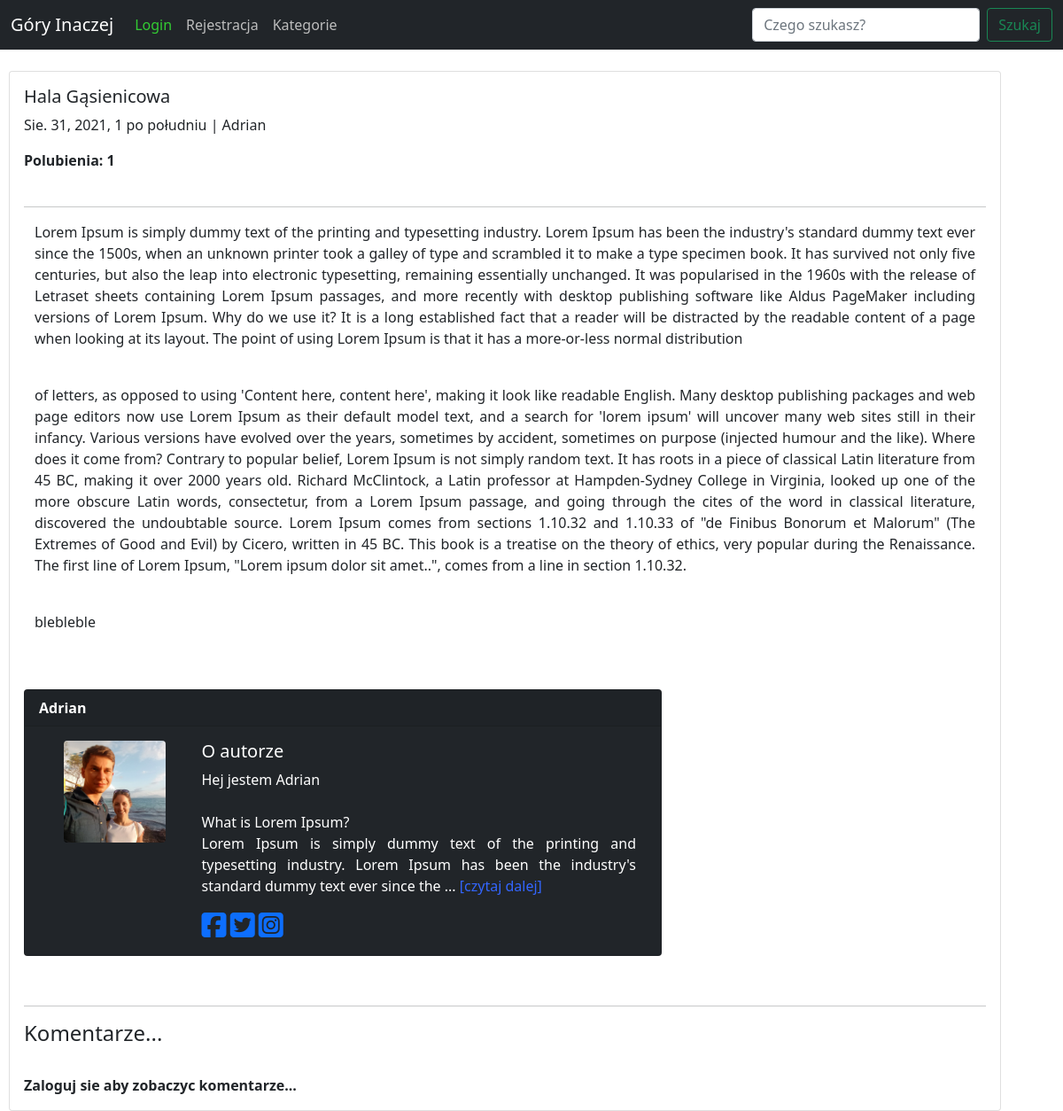
Screenshot of /article/2/ with the database file from the repository.
### blog/models.py (models this page shows, shortened)
class Post(models.Model):
    title=models.CharField(max_length=30, null=False, blank=False)
    creation_date=models.DateTimeField(auto_now=True)
    tag=models.CharField(max_length=60,null=False,blank=False)
    snippet=models.TextField(null=False,blank=False,default='Stworz krotki opis...',max_length=300)
    body=HTMLField(null=False,blank=False,default='Dodaj artykul...')
    category=models.CharField(max_length=60, default='gory')
    post_picture=models.ImageField(blank=True,null=True, upload_to="images/")
    post_picture_admin=models.ImageField(blank=True,null=True, upload_to="images/admin")
    is_active=models.NullBooleanField(default=True)
    is_highlited=models.NullBooleanField(default=False)
    like=models.ManyToManyField(User,related_name='blog_posts')
    author=models.ForeignKey(User, on_delete=models.CASCADE)
    def total_likes(self):
        return self.like.count()

class Profile(models.Model):
    user=models.OneToOneField(User,null=True,blank=True, on_delete=models.CASCADE)
    bio=models.TextField(null=True, blank=True)
    profile_pic=models.ImageField(null=True, blank=True, upload_to="images/profile_pic")
    facebook_url=models.CharField(max_length=200,null=True, blank=True)
    twitter_url=models.CharField(max_length=200,null=True, blank=True)
    instagram_url=models.CharField(max_length=200,null=True, blank=True)

### blog/views.py (the view)
# urls.py: path('article/<int:pk>/',PostDetail.as_view(),name='post_detail'),
class PostDetail(DetailView):
    model = Post
    template_name = 'post_detail.html'
    def get_context_data(self,*args, **kwargs):
         context=super(PostDetail,self).get_context_data(*args,**kwargs)
         post = get_object_or_404(Post, id=self.kwargs['pk'])
         total_likes=post.total_likes()
         context["total_likes"] = total_likes
         like_authors=[]
         for i in post.like.values('username'):
             like_authors.append(i)
         like_authors2=[]
         for i in like_authors:
             like_authors2.append(i["username"])
         context["like_authors"]=like_authors2
         return context

### Templates/post_detail.html (shortened to what this page needs)
{% extends 'main.html' %}
{% load static %}
{% block body %}
<div class="card" style="width: 70rem;" xmlns="http://www.w3.org/1999/html">
    <div class="card-body">
        <h5 class="card-title">{{object.title|title}}</h5>
        <p class="card-text">{{post.creation_date}} | {{post.author|title}}</p>
        <strong>Polubienia: {{total_likes}} </strong></br></br><hr>
        <div class="container">
            <p class="card-text" style="text-align:justify;">{{object.body|safe|linebreaksbr}}</p>
        </div>
        <div class="card text-white bg-dark mb-3" style="max-width: 45rem;">
            <div class="card-header">
                <strong>{{post.author.username|title}}</strong>
            </div>
            <div class="card-body">
                 <div class="container">
                    <div class="row">
                        <div class="col">
                            {% if post.author.profile.profile_pic %}
                                <img src="{{post.author.profile.profile_pic.url}}" height="115" width="115" class="rounded" style="display:block;margin:auto" >
                            {% else %}
                                <img src="{% static 'unknown_user.jpg' %}" height="115" width="115" class="rounded" style="display:block;margin:auto" >
                            {% endif %}
                        </div>
                        <div class="col-9">
                            <h5 class="card-title">O autorze</h5>
                            {% if post.author.profile.bio %}
                                <p class="card-text" style="text-align:justify;">
                                    {{post.author.profile.bio|linebreaksbr|slice:200}}...
                                    {% if post.author.profile.id %}
                                        <a href="{% url 'author_info' post.author.profile.id %}" style="color:#3366FF; text-decoration:none;">[czytaj dalej]</a>
                                    {% endif %}
                                </p>
                            {% else %}
                                 <p class="card-text">Autor nie dodał jeszcze informacji o sobie</p>
                            {% endif %}
                            {% if post.author.profile.facebook_url %}
                                <a href="{{post.author.profile.facebook_url}}"><i class="fab fa-facebook-square fa-2x"></i></a>
                            {% endif %}
                            {% if post.author.profile.twitter_url %}
                                <a href="{{post.author.profile.twitter_url}}"><i class="fab fa-twitter-square fa-2x"></i></a>
                            {% endif %}
                            {% if post.author.profile.instagram_url %}
                                <a href="{{post.author.profile.instagram_url}}"><i class="fab fa-instagram-square fa-2x"></i></a>
                            {% endif %}
                        </div>
                    </div>
                </div>
            </div>
        </div>
        </br><hr>
        <h4>Komentarze...</h4>
        {% if user.is_authenticated %}
            <form method="post" action="{% url 'add_comment' post.pk %}">
                {% csrf_token %}
                <div class="input-group mb-3">
                    <input type="text" class="form-control" name="add_comment" placeholder="Dodaj komentarz..." aria-label="Recipient's username" aria-describedby="button-addon2">
                    <button class="btn btn-outline-secondary" type="submit" id="button-addon2">Skomentuj</button>
                </div>
            </form>
            {% if post.comments.all %}
                </br>
                {% for comment in post.comments.all %}
                    <div class="card text-dark bg-light mb-3" style="max-width: 68rem;">
                        <div class="card-header">
                            {% if comment.comment_author.profile.profile_pic %}
                                <img src="{{ comment.comment_author.profile.profile_pic.url }}" height="40" width="40" class="rounded">
                            {% else %}
                                <img src="{% static 'unknown_user.jpg' %}" height="40" width="40" class="rounded">
                            {% endif %}
                            <strong>&nbsp{{comment.comment_author|title}} | {{comment.date}}</strong>
                            {% if user.id == comment.comment_author.id %}&nbsp
                                 <a tabindex="0" style="color:#0066FF;"  data-html="true" data-toggle="popover"
                                    title="<b>Czy na pewno chcesz usunąć komentarz?</b>"
                                    data-content="<div><b><a href='{% url 'delete_comment' comment.pk post.id %}'>Usuń</a></b></div>">
                                     <i class="fas fa-trash-alt"></i>
                                 </a>
                            {% endif %}
                        </div>
                        <div class="card-body text-dark">
                            <p class="card-text">{{comment.body}}</p>
                        </div>
                    </div>
                {% endfor %}
            {% else %}
            <strong>Nie dodano jeszcze komentarzy, bądź pierwszy...</strong>
            {% endif %}
        {% else %}
            <strong>Zaloguj sie aby zobaczyc komentarze...</strong>
        {% endif %}
    </div>
</div>
{% endblock %}

### rows the page displays
Post: title "Hala Gąsienicowa", creation_date "Sie. 31, 2021, 1 po południu", author "Adrian", body "Lorem Ipsum is simply dummy text of the printing and typesetting industry. Lorem Ipsum has been the industry's standard dummy text ever since the 1500s, when an unknown printer took a galley of type and scrambled it to make a type specimen book. It has survived not only five centuries, but also the leap into electronic typesetting, remaining essentially unchanged. It was popularised in the 1960s with the release of Letraset sheets containing Lorem Ipsum passages, and more recently with desktop publishing software like Aldus PageMaker including versions of Lorem Ipsum. Why do we use it? It is a long established fact that a reader will be distracted by the readable content of a page when…", author.username "Adrian", author.profile.profile_pic (picture), author.profile.bio "Hej jestem Adrian What is Lorem Ipsum? Lorem Ipsum is simply dummy text of the printing and typesetting industry. Lorem Ipsum has been the industry's standard dummy text ever since the"

### other values shown
{{ total_likes }} "1"
